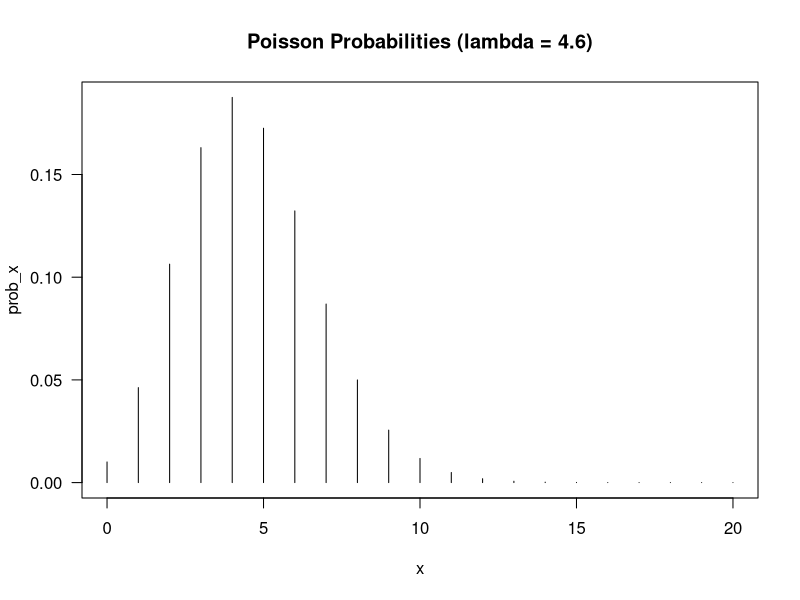
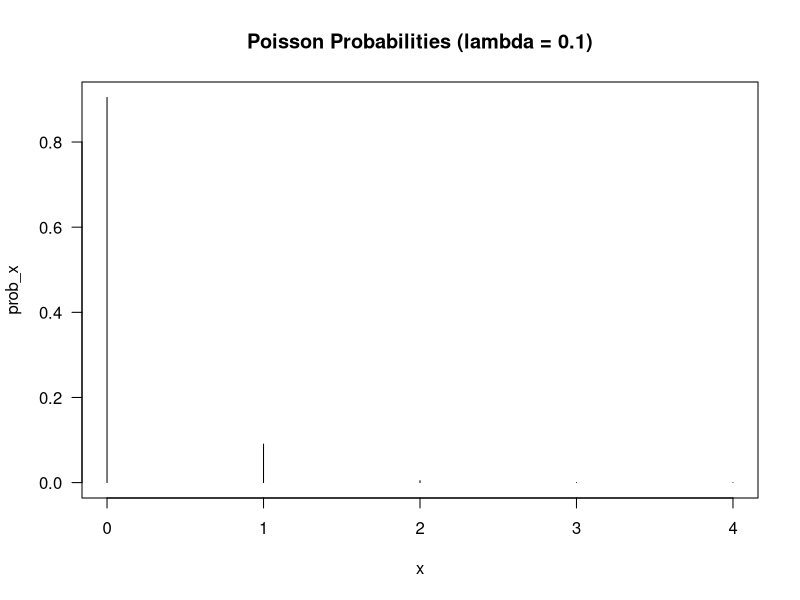
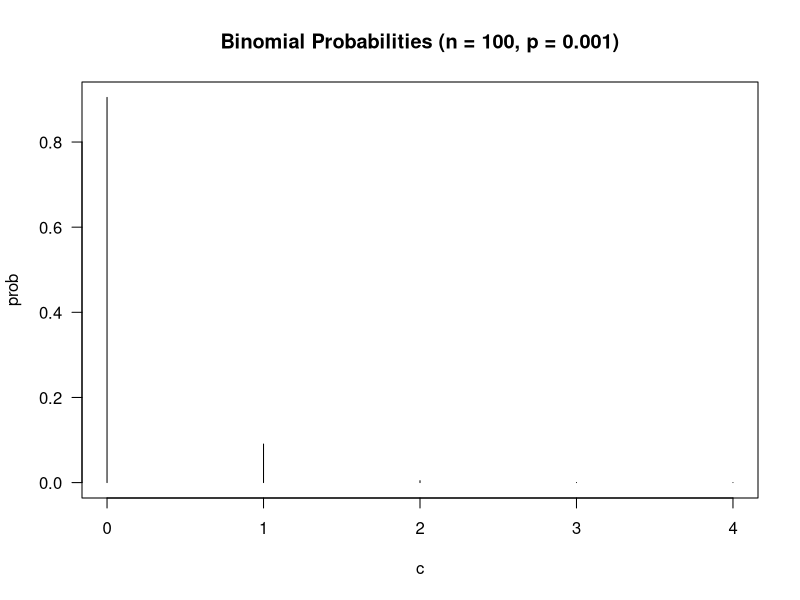

Recreate these plots in R, in order.
# Solution for Lesson_5_Exercises_Using_R

# We use packages and functions in R whenever possible. 
# We build upon the foundation that R provides.
# The R environment includes more than five thousand packages,
# many written by the leading experts in statistics and data science.

# R provides binomial probabilties directly
# dbinom(x, size, prob, log = FALSE)  # density function
# pbinom(q, size, prob, lower.tail = TRUE, log.p = FALSE)  # distribution function
# qbinom(p, size, prob, lower.tail = TRUE, log.p = FALSE)  # quantile function
# rbinom(n, size, prob)  # here n is the number of random variates to generate
# size is number of trials, often labeled as the binomial parameter n
# prob is the binomial parameter p, probability of success
# x is a binomial random variable in [0, n]
# we can compute binomial (n, p) probabilities to four significant digits by 
# probability <- dbinom(x, size = n, prob = p)

# 1) Use R to answer the following questions.
# 1) a) Suppose a gambler goes to the race track to bet on four races. 
# There are six horses in each race. He picks one at random out of each race 
# and bets on each of the four selections. Assuming a binomial distribution, 
# answer the following questions. 
# We will assume that the races are independent events, n = 4
# We will assume that each horse has an equal probability of winning p = 1/6
# Let x be the binomial random variable, the number of wins.

# 1) a) i) The gambler wins all four races (a very lucky gambler)
prob_win_four <- dbinom(x = 4, size = 4, prob = 1/6)
sprintf("%.4f", prob_win_four)  # result printed with four places behind decimal

# 1) a) ii)	The gambler loses all four races. 
# This is the same as the probability that he/she wins no races: x = 0.
prob_loses_four <- dbinom(x = 0, size = 4, prob = 1/6)
sprintf("%.4f", prob_loses_four)  

# iii) The gambler wins exactly one race. 
prob_wins_exactly_one <- dbinom(x = 1, size = 4, prob = 1/6)
sprintf("%.4f", prob_wins_exactly_one)  

# iv) The gambler wins at least one race.
# There are a couple of ways to get at this. One would be to take the union
# of the events that he/she wins 1, 2, 3, or 4 races, use dbinom(), and 
# then use the addition rule to get the probability of the union.
# Another way, which we show here, is to take one minus the probability
# that he wins no races, a quantity we had computed in 1) a) ii).
prob_wins_at_least_one <- 1 - dbinom(x = 0, size = 4, prob = 1/6)
sprintf("%.4f", prob_wins_at_least_one)

# Please forgive the notation in 1) b), as n is a parameter of the binomial
# distribution. To avoid confusion, let m be the number of cups.
# So we will rewrite the question as follows:
# 1) b)	A woman claims she can tell by taste if cream is added before 
# a tea bag is placed in a tea cup containing hot water. 
# An experiment is designed. A series of cups of tea will be prepared 
# with m of them having the cream added prior to the tea bag and 
# m of them with the cream added after the tea bag. This gives a total 
# of 2m cups of tea. The sequence of tea cups is presented in random order. 
# If the woman cannot discriminate it will be expected on average 
# she would guess at random and be correct on half the tea cups. 
# Answer the following questions assuming the number of successes 
# follows a binomial distribution with probability equal to 0.5 and 2m trials.
# That is we are working with a binomial distribution (n = 2m, p = 0.5). 
# The p = 0.5 comes from the fact that half of the cups have cream added first
# and the other half do not.

# 1) b) i) If m = 10, what is the probability the woman is correct more than 
# 15 out of 20 times? 
# Here it is best to use the distribution function and look at the upper tail.
# pbinom(q, size, prob, lower.tail = TRUE) 
# The argument lower.tail = TRUE gives probabilities of x being q or less.
# The argument lower.tail = FALSE gives probabilities of x being greater than q.
prob_15_of_20 <- pbinom(q = 15, size = 20, prob = 0.5, lower.tail = FALSE)
sprintf("%.4f", prob_15_of_20)

# 1) b) ii) To reduce the amount of labor, how small can 2m be 
# while keeping the probability of 2m consecutive successes at or below 0.05?
# Here we can use a while-loop to find the desired value of n = 2m.
# We continue to have half of the cups with cream first (binomial p = 0.5),
# but now we are looking for a distribution function value in the upper tail
# at or below 0.05. This is the value we get from the pbinom() function.
target_p_value <- 0.05  # we will stop looking when we meet this target or go under
# later in the course we will call this a critical value in hypothesis testing
current_p_value <- 1.00  # initialze for search
n <- 0  # initialize number of cups... we will increase by 2 in each iteration
while (current_p_value > target_p_value) {
    n <- n + 2  # increase by one for this iteration
    # we are talking about consecutive hits greater than or equal to n - 1
    current_p_value <- pbinom(q = n-1, size = n, prob = 0.5, lower.tail = FALSE)
    # print out intermediate results for each iteration
    cat("\n Number of Consecutive Cups Correctly Identified:", n, "p_value: ",sprintf("%.4f", current_p_value))
    }
# when we break out of the while-loop it means that the p_value target has been met
# at this point we know the value of n... the number of consecutive successes
cat("\n\nLady Tasting Tea Solution: ", n, "Consecutive Cups Correctly Labeled",
    "\n p-value: ",sprintf("%.4f", current_p_value),"<= 0.05 critical value")
    
# 1) c) An emergency room has 4.6 serious accidents to handle on average 
# each night. Using the Poisson distribution, calculate the distribution of 
# accidents per night. (In other words, what is the probability of 0, 1, 2, ...
# accidents per night?)    
# Again we turn to built-in functions in R.
# dpois(x, lambda, log = FALSE)  # density function
# ppois(q, lambda, lower.tail = TRUE, log.p = FALSE)  # distribution function
# qpois(p, lambda, lower.tail = TRUE, log.p = FALSE)  # quantiles
# rpois(n, lambda)  # random variate generation
# To answer the question, we set lambda to 4.6 and look at the density function.
# Let's do it in a for-loop and print out intermediate results
for (x in 0:20) 
    cat("\n x:", x, "prob:", sprintf("%.4f", dpois(x, lambda = 4.6)))
    
# let's plot this probability function
x <- 0:20
prob_x <- dpois(x, lambda = 4.6)
plot(x, prob_x, las = 1, type = "h")
title("Poisson Probabilities (lambda = 4.6)")
 
# 1) d) A production process occasionally produces at random 
# a defective product at a rate of 0.001. If these products 
# are packaged 100 at a time in a box and sold, answer the 
# following questions and compare your answers. What do you conclude? 
# 1) d) i)	Using the binomial distribution, calculate the probability 
# a box has zero defectives. 
# here we let n = 100 and p = 0.001, and compute the probability x = 0
sprintf("%.4f", dbinom(x = 0, size = 100, prob = 0.001))  

# 1) d) ii)	Using the Poisson distribution, calculate the probability 
# a box has zero defectives.
# let lambda = n * p = 100 * 0.001 = .1 
sprintf("%.4f", dpois(0, lambda = 0.1))

# What do we conclude? The underlying process must be the same. 
# Bernoulli, perhaps? This also shows with a small error rate and appropriate 
# sample size the two distributions produce similar results.  
# let's check the two distributions over a limited range.

x <- 0:4
prob_x <- dpois(x, lambda = .1)
plot(x, prob_x, las = 1, type = "h")
title("Poisson Probabilities (lambda = 0.1)")

c <- c(0,1,2,3,4)
prob <- dbinom(x = c, size = 100, prob = 0.001)
plot(c, prob, las = 1, type = "h")
title("Binomial Probabilities (n = 100, p = 0.001)")
